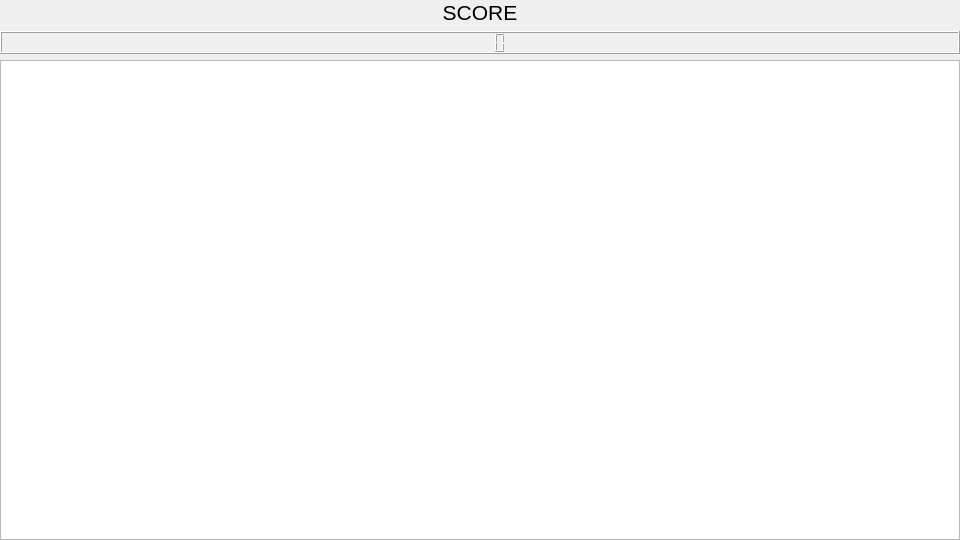
<?xml version="1.0" encoding="UTF-8"?>
<ui version="4.0">
 <class>MainWindow</class>
 <widget class="QMainWindow" name="MainWindow">
  <property name="geometry">
   <rect>
    <x>0</x>
    <y>0</y>
    <width>960</width>
    <height>540</height>
   </rect>
  </property>
  <property name="sizePolicy">
   <sizepolicy hsizetype="Preferred" vsizetype="Preferred">
    <horstretch>0</horstretch>
    <verstretch>0</verstretch>
   </sizepolicy>
  </property>
  <property name="minimumSize">
   <size>
    <width>960</width>
    <height>540</height>
   </size>
  </property>
  <property name="maximumSize">
   <size>
    <width>960</width>
    <height>540</height>
   </size>
  </property>
  <property name="windowTitle">
   <string>MainWindow</string>
  </property>
  <property name="dockOptions">
   <set>QMainWindow::AllowTabbedDocks|QMainWindow::AnimatedDocks</set>
  </property>
  <widget class="QWidget" name="centralWidget">
   <layout class="QVBoxLayout" name="verticalLayout">
    <property name="leftMargin">
     <number>0</number>
    </property>
    <property name="topMargin">
     <number>0</number>
    </property>
    <property name="rightMargin">
     <number>0</number>
    </property>
    <property name="bottomMargin">
     <number>0</number>
    </property>
    <item>
     <widget class="QLabel" name="score">
      <property name="text">
       <string>&lt;html&gt;&lt;head/&gt;&lt;body&gt;&lt;p align=&quot;center&quot;&gt;&lt;span style=&quot; font-size:16pt;&quot;&gt;SCORE&lt;/span&gt;&lt;/p&gt;&lt;/body&gt;&lt;/html&gt;</string>
      </property>
     </widget>
    </item>
    <item>
     <widget class="QLCDNumber" name="showscore"/>
    </item>
    <item>
     <widget class="QGraphicsView" name="graphicsView"/>
    </item>
   </layout>
  </widget>
 </widget>
 <layoutdefault spacing="6" margin="11"/>
 <resources/>
 <connections/>
</ui>
